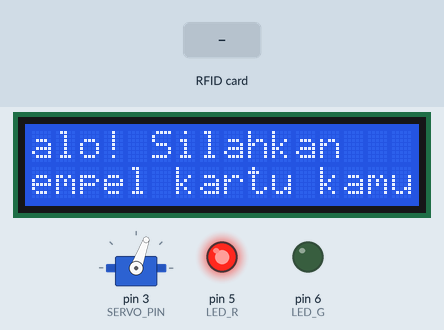
Recording of a sketch running on a simulated Arduino Uno, built with avr-gcc and run on an emulated ATmega328P. Shown: 16×2 character LCD, servo, output pins drawn as LEDs (lit = HIGH). Dashed ring = blinking. The test bench sets the inputs (shaded band). Pins used as bus, display or sensor lines are not drawn; what the sketch prints to the serial monitor is not drawn.

Above: at 1.37 s.
1.4 s: RFID card 15 75 FE 28 held to the reader
At 3.2 s:
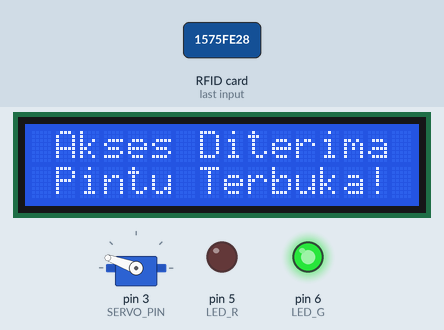
3.7 s: RFID card 5E 7A 19 C4 held to the reader
At 5.2 s:
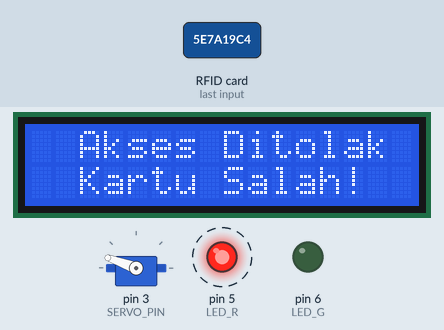
6.2 s: RFID card 15 75 FE 28 held to the reader
At 7.4 s:
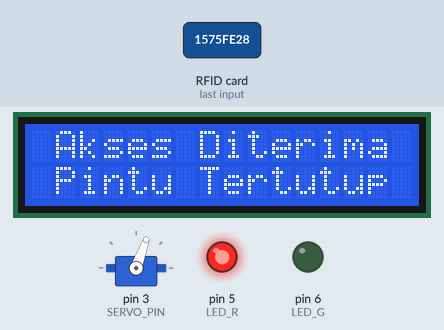
Timing chart, 0 to 9.2 s (numbered marks = the images above; inputs shaded):
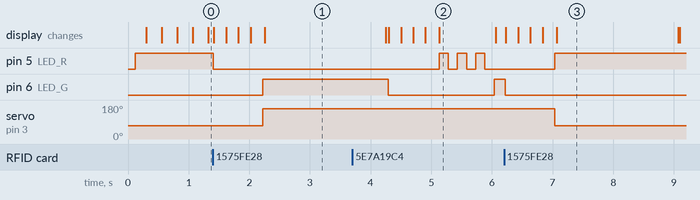

The sketch:

main.ino
```cpp
#include <SPI.h>
#include <MFRC522.h>
#include <LiquidCrystal_I2C.h>
#include <Servo.h>

// --- Konfigurasi Pin RFID ---
#define SS_PIN 10
#define RST_PIN 9

// --- Konfigurasi Pin Servo ---
#define SERVO_PIN 3

// --- Konfigurasi Pin LED RGB (Pin PWM) ---
#define LED_R 5
#define LED_G 6
#define LED_B 9

// --- Data Akses Kartu ---
String UID_VALID = "15 75 FE 28"; // Ganti dengan UID kartu Anda
byte lockStatus = 0; // 0 = Tertutup, 1 = Terbuka

// --- Inisialisasi Objek ---
MFRC522 rfid(SS_PIN, RST_PIN);
LiquidCrystal_I2C lcd(0x27, 16, 2);
Servo myServo;

// --- Data Running Text ---
String barisAtas = "   Halo! Silahkan   ";
String barisBawah = "   Tempel kartu kamu!   ";
int textIndex = 0;
unsigned long previousMillis = 0;
const long textInterval = 250; // Kecepatan pergeseran teks (ms)

// Fungsi pembantu untuk mengatur warna LED RGB (Common Cathode)
void setLED(int red, int green, int blue) {
  analogWrite(LED_R, red);
  analogWrite(LED_G, green);
  analogWrite(LED_B, blue);
}

void setup() {
  Serial.begin(9600);
  SPI.begin();
  rfid.PCD_Init();

  lcd.init();
  lcd.backlight();
  lcd.clear();

  pinMode(LED_R, OUTPUT);
  pinMode(LED_G, OUTPUT);
  pinMode(LED_B, OUTPUT);

  myServo.attach(SERVO_PIN);
  myServo.write(70); // Posisi awal pintu terkunci (70 derajat)

  // Status awal: Merah (Pintu Terkunci)
  setLED(255, 0, 0);
}

void loop() {
  // Running text non-blocking (agar pembacaan RFID tidak terhambat delay)
  unsigned long currentMillis = millis();
  if (currentMillis - previousMillis >= textInterval) {
    previousMillis = currentMillis;

    lcd.setCursor(0, 0);
    lcd.print(barisAtas.substring(textIndex, textIndex + 16));

    lcd.setCursor(0, 1);
    lcd.print(barisBawah.substring(textIndex, textIndex + 16));

    textIndex++;
    if (textIndex > 18) {
      textIndex = 0;
    }
  }

  // Cek apakah ada kartu yang ditempelkan
  if (!rfid.PICC_IsNewCardPresent() || !rfid.PICC_ReadCardSerial()) {
    return;
  }

  // Scanning kartu (LED Biru menyala)
  setLED(0, 0, 255);
  lcd.clear();
  lcd.setCursor(0, 0);
  lcd.print("Scanning");

  String scannedUID = "";
  for (byte i = 0; i < rfid.uid.size; i++) {
    lcd.print(".");
    scannedUID.concat(String(rfid.uid.uidByte[i] < 0x10 ? " 0" : " "));
    scannedUID.concat(String(rfid.uid.uidByte[i], HEX));
    delay(200);
  }
  scannedUID.toUpperCase();
  scannedUID = scannedUID.substring(1);

  Serial.print("Kartu terbaca: ");
  Serial.println(scannedUID);

  // Verifikasi Kartu
  if (scannedUID == UID_VALID) {
    if (lockStatus == 0) {
      // Buka Pintu
      myServo.write(160);
      setLED(0, 255, 0); // Hijau
      lcd.clear();
      lcd.setCursor(1, 0);
      lcd.print("Akses Diterima");
      lcd.setCursor(1, 1);
      lcd.print("Pintu Terbuka!");
      delay(2000);
      lockStatus = 1;
    } else {
      // Kunci Pintu
      myServo.write(70);
      setLED(255, 0, 0); // Merah
      lcd.clear();
      lcd.setCursor(1, 0);
      lcd.print("Akses Diterima");
      lcd.setCursor(1, 1);
      lcd.print("Pintu Tertutup");
      delay(2000);
      lockStatus = 0;
    }
  } else {
    // Kartu Salah
    lcd.clear();
    lcd.setCursor(2, 0);
    lcd.print("Akses Ditolak");
    lcd.setCursor(2, 1);
    lcd.print("Kartu Salah!");

    // Kedip merah tanda peringatan
    for (int i = 0; i < 3; i++) {
      setLED(255, 0, 0);
      delay(150);
      setLED(0, 0, 0);
      delay(150);
    }
  }

  // Kembalikan tampilan LCD dan warna LED sesuai status
  lcd.clear();
  textIndex = 0;
  if (lockStatus == 0) {
    setLED(255, 0, 0);
  } else {
    setLED(0, 255, 0);
  }

  rfid.PICC_HaltA();
  rfid.PCD_StopCrypto1();
}
```

Measured:
- after the input at 1.4 s, pin 5 (LED_R): HIGH → LOW at once; pin 6 (LED_G): LOW → HIGH after 0.82 s; servo on pin 3 (SERVO_PIN): 70° → 160° after 0.82 s; the display: first changes at once (image 1 shows a later state)
- after the input at 3.7 s, pin 5 (LED_R): alternates HIGH for 0.15 s and LOW for 0.15 s, starting after 1.4 s; pin 6 (LED_G): HIGH → LOW after 0.59 s, → HIGH 1.7 s later; the display: first differs from a run without the input after 0.60 s (image 2 shows a later state)
- after the input at 6.2 s, pin 5 (LED_R): LOW → HIGH after 0.84 s; pin 6 (LED_G): HIGH → LOW at once; servo on pin 3 (SERVO_PIN): 160° → 70° after 0.84 s; the display: first changes at once (image 3 shows a later state)
- what the display in image 2 shows lasts 1.0 s, from 5.1 s to 6.1 s
